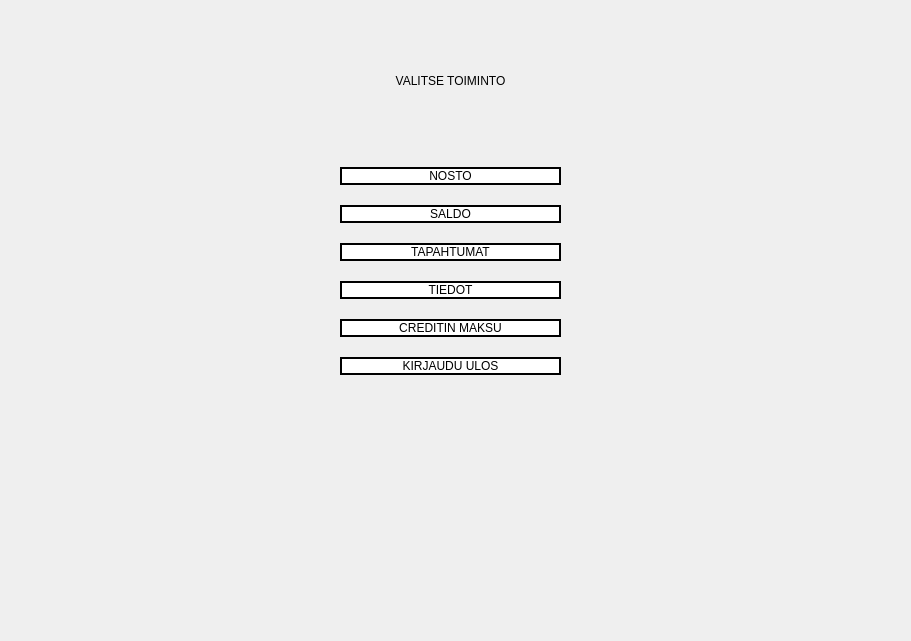
<?xml version="1.0" encoding="UTF-8"?>
<ui version="4.0">
 <class>MenuPage</class>
 <widget class="QWidget" name="MenuPage">
  <property name="geometry">
   <rect>
    <x>0</x>
    <y>0</y>
    <width>911</width>
    <height>641</height>
   </rect>
  </property>
  <property name="windowTitle">
   <string>Form</string>
  </property>
  <property name="styleSheet">
   <string notr="true">QPushButton 
{
	
	font: 16pt &quot;Squada One&quot;;
    background-color: qlineargradient(x1: 0, y1: 0, x2: 0, y2: 1, stop: 0 white, stop: 1 grey);
	border-style: solid;
	border-color: black;
	border-width: 2px;
	border-radius: 10px;
}
QLabel 
{
	
	font: 16pt &quot;Squada One&quot;;
	border-style: solid;
	border-color: black;
	border-width: 2px;
	border-radius: 5px;
}

QLabel:focus
{
	border-color: red;
}</string>
  </property>
  <widget class="QLabel" name="label_5">
   <property name="geometry">
    <rect>
     <x>340</x>
     <y>60</y>
     <width>221</width>
     <height>41</height>
    </rect>
   </property>
   <property name="styleSheet">
    <string notr="true">border-color: none;</string>
   </property>
   <property name="text">
    <string>VALITSE TOIMINTO</string>
   </property>
   <property name="alignment">
    <set>Qt::AlignCenter</set>
   </property>
  </widget>
  <widget class="QWidget" name="verticalLayoutWidget">
   <property name="geometry">
    <rect>
     <x>340</x>
     <y>110</y>
     <width>221</width>
     <height>321</height>
    </rect>
   </property>
   <layout class="QVBoxLayout" name="verticalLayout">
    <property name="spacing">
     <number>20</number>
    </property>
    <item>
     <spacer name="verticalSpacer">
      <property name="orientation">
       <enum>Qt::Vertical</enum>
      </property>
      <property name="sizeHint" stdset="0">
       <size>
        <width>20</width>
        <height>40</height>
       </size>
      </property>
     </spacer>
    </item>
    <item>
     <widget class="QPushButton" name="Btn_Withdraw">
      <property name="styleSheet">
       <string notr="true">selection-color: rgb(0, 170, 255);
background-color: rgb(255, 255, 255);</string>
      </property>
      <property name="text">
       <string>NOSTO</string>
      </property>
     </widget>
    </item>
    <item>
     <widget class="QPushButton" name="Btn_Saldo">
      <property name="styleSheet">
       <string notr="true">selection-color: rgb(0, 170, 255);
background-color: rgb(255, 255, 255);</string>
      </property>
      <property name="text">
       <string>SALDO</string>
      </property>
     </widget>
    </item>
    <item>
     <widget class="QPushButton" name="Btn_Transacts">
      <property name="styleSheet">
       <string notr="true">selection-color: rgb(0, 170, 255);
background-color: rgb(255, 255, 255);</string>
      </property>
      <property name="text">
       <string>TAPAHTUMAT</string>
      </property>
     </widget>
    </item>
    <item>
     <widget class="QPushButton" name="Btn_Info">
      <property name="styleSheet">
       <string notr="true">selection-color: rgb(0, 170, 255);
background-color: rgb(255, 255, 255);</string>
      </property>
      <property name="text">
       <string>TIEDOT</string>
      </property>
     </widget>
    </item>
    <item>
     <widget class="QPushButton" name="Btn_PayCredit">
      <property name="styleSheet">
       <string notr="true">selection-color: rgb(0, 170, 255);
background-color: rgb(255, 255, 255);</string>
      </property>
      <property name="text">
       <string>CREDITIN MAKSU</string>
      </property>
     </widget>
    </item>
    <item>
     <widget class="QPushButton" name="Btn_LogOut">
      <property name="styleSheet">
       <string notr="true">selection-color: rgb(0, 170, 255);
background-color: rgb(255, 255, 255);</string>
      </property>
      <property name="text">
       <string>KIRJAUDU ULOS</string>
      </property>
     </widget>
    </item>
    <item>
     <spacer name="verticalSpacer_2">
      <property name="orientation">
       <enum>Qt::Vertical</enum>
      </property>
      <property name="sizeHint" stdset="0">
       <size>
        <width>20</width>
        <height>40</height>
       </size>
      </property>
     </spacer>
    </item>
   </layout>
  </widget>
 </widget>
 <resources/>
 <connections/>
</ui>
